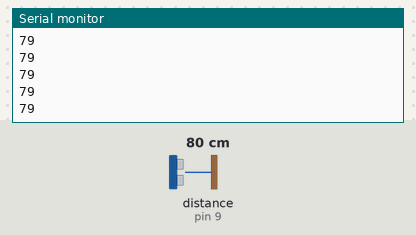
Bench run of a sketch on a simulated Arduino Uno, built with avr-gcc and run on an emulated ATmega328P. Shown: the last lines printed to the serial monitor. Wiring (inferred from the names in the program): ultrasonic range finder: trigger pin 8; echo pin 9. The test bench sets the inputs (shaded band); at power-on: distance to the obstacle (sensor on pin 9) 80 cm. The echo pulse lasts 58.3 µs per cm.

Above: at 1.2 s.
1.3 s: distance to the obstacle (sensor on pin 9) set to 2 cm
At 1.8 s:
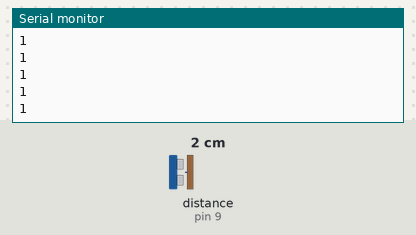
2.8 s: distance to the obstacle (sensor on pin 9) set to 4 cm
At 3.3 s:
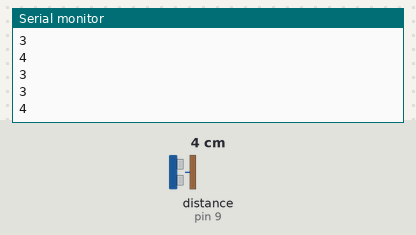
Timing chart, 0 to 5.8 s (numbered marks = the images above; inputs shaded):
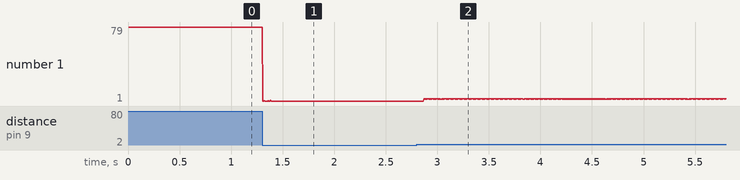

The sketch:

UltrasonicModule_newCode.ino
```cpp
  int _trigPin = 8;
  int _echoPin = 9;
  unsigned long _currentMicros;
  unsigned long _previousMicros = 0;
  const int START_SEND = 1;
  const int END_SEND = 2;
  const int START_RECEIVE = 3;
  const int END_RECIEVE = 4;

  const int ON_TIME = 10;
  const int OFF_TIME = 2;
  const int TIMEOUT = 1000;
  unsigned long _currentTime;
  unsigned int _distance;
  int _trigState = LOW;
  int _state = START_SEND;
  unsigned long _measure;
  unsigned long _duration;

void setup() {

  pinMode(_trigPin, OUTPUT);
  pinMode(_echoPin, INPUT);
  Serial.begin (9600);
}


unsigned long distance(){


  switch(_state){

    case START_SEND:
    _currentTime = millis();
    digitalWrite(_trigPin, LOW);
    _distance = 0;
    _currentMicros = micros();
    if(_currentMicros - _previousMicros >= OFF_TIME){
      _previousMicros = _currentMicros;         //
      _state = END_SEND;
    }
    break;

    case END_SEND:
    _currentMicros = micros();
    digitalWrite(_trigPin, HIGH);
    if(_currentMicros - _previousMicros >= ON_TIME){
      _previousMicros = _currentMicros;
      digitalWrite(_trigPin, LOW);
      _state = START_RECEIVE;
    }
    break;

    case START_RECEIVE:
    if(digitalRead(_echoPin) == HIGH){
    _measure = micros();
    _state = END_RECIEVE;
    }
    break;

    case END_RECIEVE:
    if(digitalRead(_echoPin) == LOW){
      _duration = (micros() - _measure);
      _distance = _duration * 0.034/2;
      _state = START_SEND;
    }
    break;

}

if(millis()-_currentTime>=TIMEOUT){
 _state = START_SEND;
 return -1;
 }

return (_distance);
}


void loop() {
  unsigned long i = distance();

  if(i !=4294967295 && i>0){Serial.println(i);
  }else if(i==4294967295){Serial.println("TIMEOUT");
  }


}
```

Measured:
- after the input at 1.3 s, the serial monitor: prints a new line at once (image 1)
- after the input at 2.8 s, the serial monitor: prints a new line after 0.07 s (image 2)
- plotted number 1: 79 → 1 after the input at 1.3 s, 1 → 3 after the input at 2.8 s
